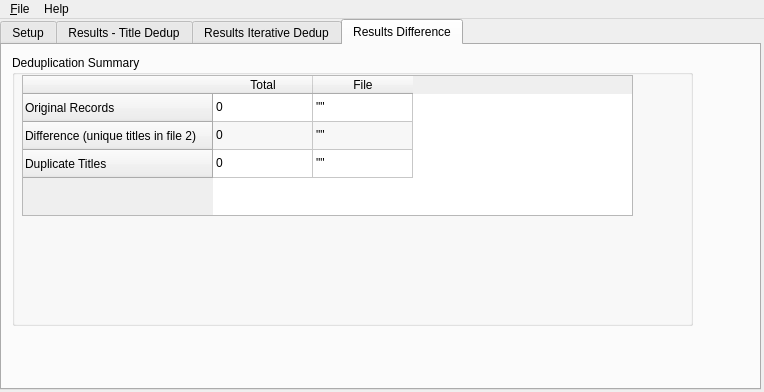
<?xml version="1.0" encoding="UTF-8"?>
<ui version="4.0">
 <class>MainWindow</class>
 <widget class="QMainWindow" name="MainWindow">
  <property name="geometry">
   <rect>
    <x>0</x>
    <y>0</y>
    <width>764</width>
    <height>392</height>
   </rect>
  </property>
  <property name="windowTitle">
   <string>Uniquify - Reference Deduplicator</string>
  </property>
  <widget class="QWidget" name="centralWidget">
   <widget class="QTabWidget" name="tabWidget">
    <property name="geometry">
     <rect>
      <x>0</x>
      <y>0</y>
      <width>761</width>
      <height>371</height>
     </rect>
    </property>
    <property name="tabShape">
     <enum>QTabWidget::Rounded</enum>
    </property>
    <property name="currentIndex">
     <number>3</number>
    </property>
    <widget class="QWidget" name="tab">
     <attribute name="title">
      <string>Setup</string>
     </attribute>
     <widget class="QLabel" name="lbl_file">
      <property name="geometry">
       <rect>
        <x>10</x>
        <y>10</y>
        <width>71</width>
        <height>16</height>
       </rect>
      </property>
      <property name="text">
       <string>Reference files</string>
      </property>
     </widget>
     <widget class="QPushButton" name="pushButton_2">
      <property name="geometry">
       <rect>
        <x>10</x>
        <y>200</y>
        <width>75</width>
        <height>23</height>
       </rect>
      </property>
      <property name="text">
       <string>Run</string>
      </property>
     </widget>
     <widget class="QGroupBox" name="groupBox_2">
      <property name="geometry">
       <rect>
        <x>10</x>
        <y>90</y>
        <width>241</width>
        <height>101</height>
       </rect>
      </property>
      <property name="title">
       <string>Uniquify Method</string>
      </property>
      <widget class="QRadioButton" name="rb_method_iteration">
       <property name="geometry">
        <rect>
         <x>10</x>
         <y>20</y>
         <width>82</width>
         <height>17</height>
        </rect>
       </property>
       <property name="text">
        <string>Iteration</string>
       </property>
       <property name="checked">
        <bool>true</bool>
       </property>
      </widget>
      <widget class="QRadioButton" name="rb_method_title">
       <property name="geometry">
        <rect>
         <x>10</x>
         <y>40</y>
         <width>161</width>
         <height>17</height>
        </rect>
       </property>
       <property name="text">
        <string>Titles only (no punctuation)</string>
       </property>
      </widget>
      <widget class="QRadioButton" name="rb_method_diff">
       <property name="geometry">
        <rect>
         <x>10</x>
         <y>60</y>
         <width>82</width>
         <height>17</height>
        </rect>
       </property>
       <property name="text">
        <string>Difference</string>
       </property>
      </widget>
     </widget>
     <widget class="QGroupBox" name="groupBox_3">
      <property name="geometry">
       <rect>
        <x>260</x>
        <y>90</y>
        <width>221</width>
        <height>101</height>
       </rect>
      </property>
      <property name="title">
       <string>Author Name Options</string>
      </property>
      <widget class="QRadioButton" name="rb_author_surname">
       <property name="geometry">
        <rect>
         <x>10</x>
         <y>20</y>
         <width>161</width>
         <height>17</height>
        </rect>
       </property>
       <property name="text">
        <string>Truncate to surname</string>
       </property>
       <property name="checked">
        <bool>true</bool>
       </property>
      </widget>
      <widget class="QRadioButton" name="rb_author_initial">
       <property name="geometry">
        <rect>
         <x>10</x>
         <y>40</y>
         <width>201</width>
         <height>17</height>
        </rect>
       </property>
       <property name="text">
        <string>Truncate to surname and first initial</string>
       </property>
      </widget>
      <widget class="QRadioButton" name="rb_author_full">
       <property name="geometry">
        <rect>
         <x>10</x>
         <y>60</y>
         <width>191</width>
         <height>17</height>
        </rect>
       </property>
       <property name="text">
        <string>Full name without punctuation</string>
       </property>
      </widget>
     </widget>
     <widget class="QListWidget" name="listWidget">
      <property name="geometry">
       <rect>
        <x>10</x>
        <y>30</y>
        <width>641</width>
        <height>51</height>
       </rect>
      </property>
     </widget>
     <widget class="QPushButton" name="add_file_button">
      <property name="geometry">
       <rect>
        <x>660</x>
        <y>30</y>
        <width>75</width>
        <height>23</height>
       </rect>
      </property>
      <property name="text">
       <string>Add...</string>
      </property>
     </widget>
    </widget>
    <widget class="QWidget" name="tab_2">
     <attribute name="title">
      <string>Results - Title Dedup</string>
     </attribute>
     <widget class="QGroupBox" name="groupBox">
      <property name="geometry">
       <rect>
        <x>10</x>
        <y>10</y>
        <width>681</width>
        <height>271</height>
       </rect>
      </property>
      <property name="title">
       <string>Deduplication Summary</string>
      </property>
      <widget class="QTableWidget" name="table_summary">
       <property name="geometry">
        <rect>
         <x>10</x>
         <y>20</y>
         <width>611</width>
         <height>141</height>
        </rect>
       </property>
       <property name="focusPolicy">
        <enum>Qt::StrongFocus</enum>
       </property>
       <property name="verticalScrollBarPolicy">
        <enum>Qt::ScrollBarAlwaysOff</enum>
       </property>
       <property name="alternatingRowColors">
        <bool>true</bool>
       </property>
       <property name="selectionMode">
        <enum>QAbstractItemView::NoSelection</enum>
       </property>
       <property name="selectionBehavior">
        <enum>QAbstractItemView::SelectRows</enum>
       </property>
       <property name="showGrid">
        <bool>true</bool>
       </property>
       <property name="columnCount">
        <number>2</number>
       </property>
       <attribute name="verticalHeaderDefaultSectionSize">
        <number>28</number>
       </attribute>
       <row>
        <property name="text">
         <string>Original Records</string>
        </property>
       </row>
       <row>
        <property name="text">
         <string>Unique Titles</string>
        </property>
       </row>
       <row>
        <property name="text">
         <string>Duplicate Titles</string>
        </property>
       </row>
       <column>
        <property name="text">
         <string>Total</string>
        </property>
       </column>
       <column>
        <property name="text">
         <string>File</string>
        </property>
       </column>
       <item row="0" column="0">
        <property name="text">
         <string>0</string>
        </property>
       </item>
       <item row="0" column="1">
        <property name="text">
         <string>&quot;&quot;</string>
        </property>
       </item>
       <item row="1" column="0">
        <property name="text">
         <string>0</string>
        </property>
       </item>
       <item row="1" column="1">
        <property name="text">
         <string>&quot;&quot;</string>
        </property>
       </item>
       <item row="2" column="0">
        <property name="text">
         <string>0</string>
        </property>
       </item>
       <item row="2" column="1">
        <property name="text">
         <string>&quot;&quot;</string>
        </property>
       </item>
      </widget>
     </widget>
    </widget>
    <widget class="QWidget" name="tab_3">
     <attribute name="title">
      <string>Results Iterative Dedup</string>
     </attribute>
     <widget class="QGroupBox" name="groupBox_4">
      <property name="geometry">
       <rect>
        <x>10</x>
        <y>10</y>
        <width>691</width>
        <height>231</height>
       </rect>
      </property>
      <property name="title">
       <string>Deduplication Summary</string>
      </property>
      <widget class="QTableWidget" name="table_summary_2">
       <property name="geometry">
        <rect>
         <x>10</x>
         <y>20</y>
         <width>611</width>
         <height>201</height>
        </rect>
       </property>
       <property name="focusPolicy">
        <enum>Qt::StrongFocus</enum>
       </property>
       <property name="verticalScrollBarPolicy">
        <enum>Qt::ScrollBarAlwaysOff</enum>
       </property>
       <property name="alternatingRowColors">
        <bool>true</bool>
       </property>
       <property name="selectionMode">
        <enum>QAbstractItemView::NoSelection</enum>
       </property>
       <property name="selectionBehavior">
        <enum>QAbstractItemView::SelectRows</enum>
       </property>
       <property name="showGrid">
        <bool>true</bool>
       </property>
       <property name="columnCount">
        <number>4</number>
       </property>
       <attribute name="verticalHeaderDefaultSectionSize">
        <number>28</number>
       </attribute>
       <row>
        <property name="text">
         <string>Original</string>
        </property>
       </row>
       <row>
        <property name="text">
         <string>Iteration 1</string>
        </property>
       </row>
       <row>
        <property name="text">
         <string>Iteration 2</string>
        </property>
       </row>
       <row>
        <property name="text">
         <string>Iteration 3</string>
        </property>
       </row>
       <row>
        <property name="text">
         <string>Iteration 4</string>
        </property>
       </row>
       <row>
        <property name="text">
         <string>Iteration 5</string>
        </property>
       </row>
       <column>
        <property name="text">
         <string>Removed</string>
        </property>
       </column>
       <column>
        <property name="text">
         <string>Remaining</string>
        </property>
       </column>
       <column>
        <property name="text">
         <string>Edited file</string>
        </property>
       </column>
       <column>
        <property name="text">
         <string>Duplicates file</string>
        </property>
       </column>
       <item row="0" column="0">
        <property name="text">
         <string>0</string>
        </property>
       </item>
       <item row="0" column="1">
        <property name="text">
         <string>0</string>
        </property>
       </item>
       <item row="0" column="2">
        <property name="text">
         <string>&quot;&quot;</string>
        </property>
       </item>
       <item row="0" column="3">
        <property name="text">
         <string>&quot;&quot;</string>
        </property>
       </item>
       <item row="1" column="0">
        <property name="text">
         <string>0</string>
        </property>
       </item>
       <item row="1" column="1">
        <property name="text">
         <string>0</string>
        </property>
       </item>
       <item row="1" column="2">
        <property name="text">
         <string>&quot;&quot;</string>
        </property>
       </item>
       <item row="1" column="3">
        <property name="text">
         <string>&quot;&quot;</string>
        </property>
       </item>
       <item row="2" column="0">
        <property name="text">
         <string>0</string>
        </property>
       </item>
       <item row="2" column="1">
        <property name="text">
         <string>0</string>
        </property>
       </item>
       <item row="2" column="2">
        <property name="text">
         <string>&quot;&quot;</string>
        </property>
       </item>
       <item row="2" column="3">
        <property name="text">
         <string>&quot;&quot;</string>
        </property>
       </item>
       <item row="3" column="0">
        <property name="text">
         <string>0</string>
        </property>
       </item>
       <item row="3" column="1">
        <property name="text">
         <string>0</string>
        </property>
       </item>
       <item row="3" column="2">
        <property name="text">
         <string>&quot;&quot;</string>
        </property>
       </item>
       <item row="3" column="3">
        <property name="text">
         <string>&quot;&quot;</string>
        </property>
       </item>
       <item row="4" column="0">
        <property name="text">
         <string>0</string>
        </property>
       </item>
       <item row="4" column="1">
        <property name="text">
         <string>0</string>
        </property>
       </item>
       <item row="4" column="2">
        <property name="text">
         <string>&quot;&quot;</string>
        </property>
       </item>
       <item row="4" column="3">
        <property name="text">
         <string>&quot;&quot;</string>
        </property>
       </item>
       <item row="5" column="0">
        <property name="text">
         <string>0</string>
        </property>
       </item>
       <item row="5" column="1">
        <property name="text">
         <string>0</string>
        </property>
       </item>
       <item row="5" column="2">
        <property name="text">
         <string>&quot;&quot;</string>
        </property>
       </item>
       <item row="5" column="3">
        <property name="text">
         <string>&quot;&quot;</string>
        </property>
       </item>
      </widget>
     </widget>
    </widget>
    <widget class="QWidget" name="diff_tab">
     <attribute name="title">
      <string>Results Difference</string>
     </attribute>
     <widget class="QGroupBox" name="groupBox_5">
      <property name="geometry">
       <rect>
        <x>10</x>
        <y>10</y>
        <width>681</width>
        <height>271</height>
       </rect>
      </property>
      <property name="title">
       <string>Deduplication Summary</string>
      </property>
      <widget class="QTableWidget" name="table_summary_diff">
       <property name="geometry">
        <rect>
         <x>10</x>
         <y>20</y>
         <width>611</width>
         <height>141</height>
        </rect>
       </property>
       <property name="focusPolicy">
        <enum>Qt::StrongFocus</enum>
       </property>
       <property name="verticalScrollBarPolicy">
        <enum>Qt::ScrollBarAlwaysOff</enum>
       </property>
       <property name="alternatingRowColors">
        <bool>true</bool>
       </property>
       <property name="selectionMode">
        <enum>QAbstractItemView::NoSelection</enum>
       </property>
       <property name="selectionBehavior">
        <enum>QAbstractItemView::SelectRows</enum>
       </property>
       <property name="showGrid">
        <bool>true</bool>
       </property>
       <property name="columnCount">
        <number>2</number>
       </property>
       <attribute name="verticalHeaderDefaultSectionSize">
        <number>28</number>
       </attribute>
       <row>
        <property name="text">
         <string>Original Records</string>
        </property>
       </row>
       <row>
        <property name="text">
         <string>Difference (unique titles in file 2)</string>
        </property>
       </row>
       <row>
        <property name="text">
         <string>Duplicate Titles</string>
        </property>
       </row>
       <column>
        <property name="text">
         <string>Total</string>
        </property>
       </column>
       <column>
        <property name="text">
         <string>File</string>
        </property>
       </column>
       <item row="0" column="0">
        <property name="text">
         <string>0</string>
        </property>
       </item>
       <item row="0" column="1">
        <property name="text">
         <string>&quot;&quot;</string>
        </property>
       </item>
       <item row="1" column="0">
        <property name="text">
         <string>0</string>
        </property>
       </item>
       <item row="1" column="1">
        <property name="text">
         <string>&quot;&quot;</string>
        </property>
       </item>
       <item row="2" column="0">
        <property name="text">
         <string>0</string>
        </property>
       </item>
       <item row="2" column="1">
        <property name="text">
         <string>&quot;&quot;</string>
        </property>
       </item>
      </widget>
     </widget>
    </widget>
   </widget>
  </widget>
  <widget class="QMenuBar" name="menuBar">
   <property name="geometry">
    <rect>
     <x>0</x>
     <y>0</y>
     <width>764</width>
     <height>21</height>
    </rect>
   </property>
   <widget class="QMenu" name="menuFile">
    <property name="title">
     <string>&amp;File</string>
    </property>
    <addaction name="actionRun_Uniquify"/>
    <addaction name="separator"/>
    <addaction name="actionExit"/>
   </widget>
   <widget class="QMenu" name="menuHelp">
    <property name="title">
     <string>Help</string>
    </property>
    <addaction name="actionAbout_Uniquify"/>
   </widget>
   <addaction name="menuFile"/>
   <addaction name="menuHelp"/>
  </widget>
  <action name="actionExit">
   <property name="text">
    <string>Exit</string>
   </property>
  </action>
  <action name="actionRun_Uniquify">
   <property name="text">
    <string>Run Uniquify</string>
   </property>
  </action>
  <action name="actionAbout_Uniquify">
   <property name="text">
    <string>About Uniquify...</string>
   </property>
  </action>
 </widget>
 <resources/>
 <connections/>
</ui>
